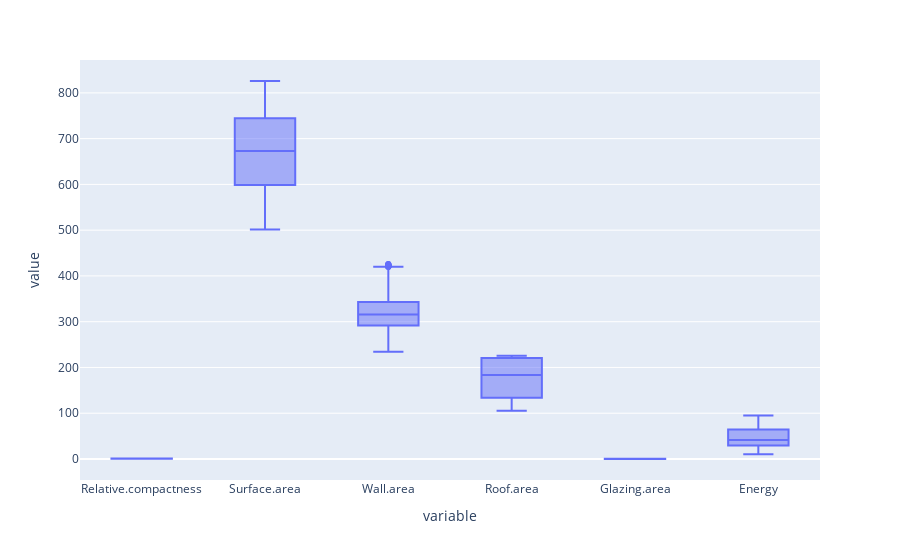

The notebook cell saved with this chart:
### Markdown cell above
La répartition des données par classe énergie est plutot uniforme. On observe cependant  que la classe A est majoritaire dans ce jeu de données.

### Code cell
fig = px.box(pd.melt(x[['Relative.compactness', 'Surface.area', 'Wall.area', 
                        'Roof.area', 'Glazing.area', 'Energy']]), x="variable", 
             y="value", points="outliers")
fig.show()

### Figure 1 — Plotly figure (JSON) as saved in the notebook; plotly's stock layout.template omitted (floating-point values rounded to 4 significant figures; data arrays with more than 128 entries replaced by an {"elided": "..."} marker saying what was removed)
{"data": [{"alignmentgroup": "True", "boxpoints": "outliers", "hovertemplate": "variable=%{x}<br>value=%{y}<extra></extra>", "legendgroup": "", "marker": {"color": "#636efa"}, "name": "", "notched": false, "offsetgroup": "", "orientation": "v", "showlegend": false, "type": "box", "x": {"elided": "4608 str values"}, "x0": " ", "xaxis": "x", "y": {"elided": "4608 float values"}, "y0": " ", "yaxis": "y"}], "layout": {"boxmode": "group", "legend": {"tracegroupgap": 0}, "margin": {"t": 60}, "xaxis": {"anchor": "y", "domain": [0, 1], "title": {"text": "variable"}}, "yaxis": {"anchor": "x", "domain": [0, 1], "title": {"text": "value"}}}}
